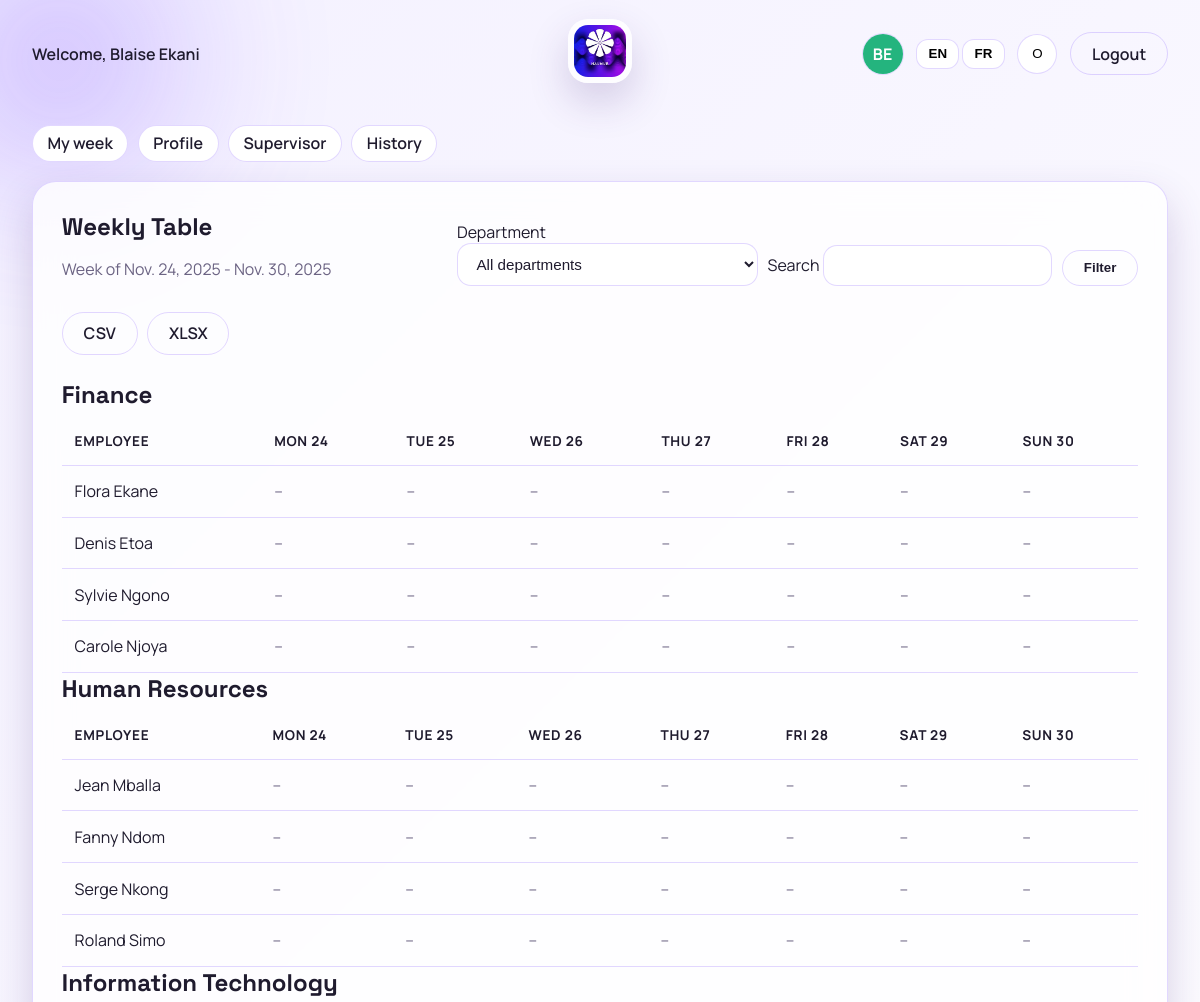
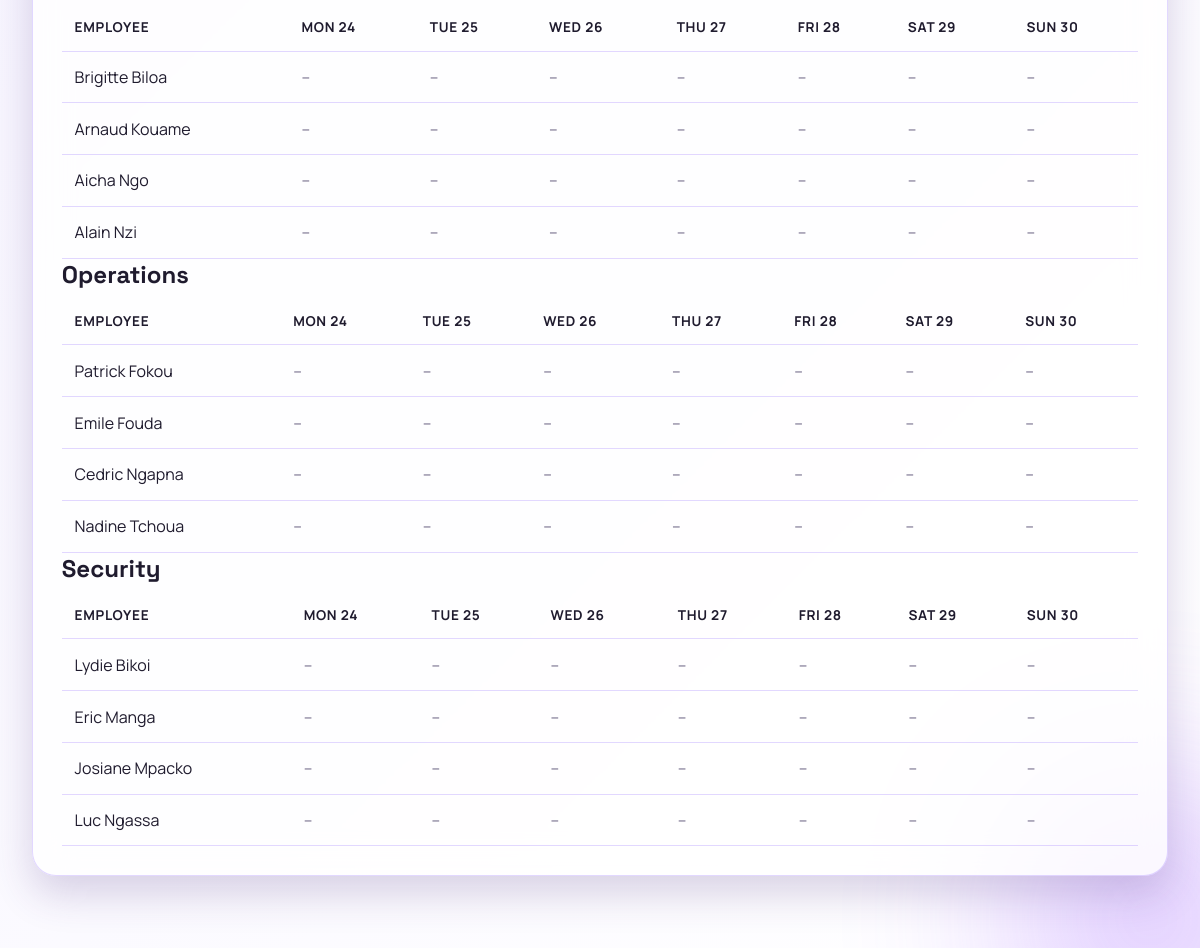
/history/week/2025-11-24/ (signed in), run on the app's committed database (2 pictures, top to bottom).
### attendance/models.py (models this page shows, shortened)
class User(AbstractUser):
    class Roles(models.TextChoices):
        ADMIN = "admin", _("Admin")
        SUPERVISOR = "supervisor", _("Supervisor")
        EMPLOYEE = "employee", _("Employee")
    role = models.CharField(
        max_length=20, choices=Roles.choices, default=Roles.EMPLOYEE
    )
    department = models.ForeignKey(
        Department, on_delete=models.SET_NULL, null=True, blank=True
    )
    is_intern = models.BooleanField(default=False)
    start_date = models.DateField(default=timezone.localdate)
    profile_image = models.ImageField(upload_to="profiles/", null=True, blank=True)
    @property
    def is_admin(self) -> bool:
        return self.is_superuser or self.role == self.Roles.ADMIN
    @property
    def is_supervisor(self) -> bool:
        return self.is_superuser or self.role == self.Roles.SUPERVISOR
    def initials(self) -> str:
        full_name = f"{self.first_name} {self.last_name}".strip()
        parts = [part for part in full_name.split() if part]
        if len(parts) >= 2:
            return f"{parts[0][0]}{parts[1][0]}".upper()
        if len(parts) == 1:
            return parts[0][:2].upper()
        return (self.username or "U")[:2].upper()
    def avatar_color(self) -> str:
        palette = [
            "#6F3CFF",
            "#9C5BFF",
            "#F05CFF",
            "#24B47E",
            "#FF7A59",
            "#1F8EFA",
            "#F2C94C",
            "#5E60CE",
        ]
        seed = f"{self.username}{self.first_name}{self.last_name}"
        total = sum(ord(char) for char in seed) if seed else 0
        return palette[total % len(palette)]

class Department(models.Model):
    code = models.CharField(max_length=10, unique=True)
    name = models.CharField(max_length=100)
    is_active = models.BooleanField(default=True)
    created_at = models.DateTimeField(auto_now_add=True)
    class Meta:
        ordering = ["name"]

### attendance/views.py (the view)
# urls.py: path("history/week/<str:week_start>/", views.history_week, name="history_week"),
@login_required
def history_week(request, week_start: str):
    user = request.user
    if not (user.is_admin or user.is_supervisor):
        return HttpResponseForbidden(_("Access denied."))
    week_start_date = parse_date(week_start)
    if not week_start_date:
        return HttpResponse(_("Invalid week start."), status=400)
    department_id = request.GET.get("department")
    search = request.GET.get("search")
    week_days, dept_tables = _build_week_matrix(
        week_start_date,
        department_id=department_id,
        search=search,
        include_inactive=True,
    )
    departments = Department.objects.all()
    context = {
        "week_start": week_start_date,
        "week_end": week_start_date + timedelta(days=6),
        "week_days": week_days,
        "dept_tables": dept_tables,
        "departments": departments,
        "search": search or "",
        "selected_department": department_id or "",
    }
    return render(request, "history_week.html", context)

### attendance/utils.py (called while the page is built)
def get_week_days(week_start: date) -> list[date]:
    return [week_start + timedelta(days=offset) for offset in range(7)]

def parse_date(value: Optional[str]) -> Optional[date]:
    if not value:
        return None
    try:
        return date.fromisoformat(value)
    except ValueError:
        return None

def get_client_ip(request) -> str:
    forwarded = request.META.get("HTTP_X_FORWARDED_FOR")
    if forwarded:
        return forwarded.split(",")[0].strip()
    return request.META.get("REMOTE_ADDR", "")

### templates/history_week.html (shortened to what this page needs)
{% extends "base.html" %}
{% load i18n %}
{% block content %}
  <section class="card">
    <div class="card-header">
      <div>
        <h1>{% trans "Weekly Table" %}</h1>
        <p class="muted">{% trans "Week of" %} {{ week_start }} - {{ week_end }}</p>
      </div>
      <form class="filter-form" method="get">
        <label>
          {% trans "Department" %}
          <select class="input" name="department">
            <option value="">{% trans "All departments" %}</option>
          </select>
        </label>
        <label>
          {% trans "Search" %}
          <input class="input" type="text" name="search" value="{{ search }}" />
        </label>
        <button class="btn btn-outline" type="submit">{% trans "Filter" %}</button>
      </form>
      <div class="header-actions">
        <a class="btn btn-outline" href="{% url 'history_export' week_start|date:'Y-m-d' 'csv' %}">CSV</a>
        <a class="btn btn-outline" href="{% url 'history_export' week_start|date:'Y-m-d' 'xlsx' %}">XLSX</a>
      </div>
    </div>
    {% for table in dept_tables %}
      <h2>{{ table.label }}</h2>
      <div class="table-wrap">
        <table class="data-table table-wide">
          <thead>
            <tr>
              <th>{% trans "Employee" %}</th>
              {% for day in week_days %}
                <th>{{ day|date:"D d" }}</th>
              {% endfor %}
            </tr>
          </thead>
          <tbody>
            {% for row in table.rows %}
              <tr>
                <td>{{ row.employee.get_full_name|default:row.employee.username }}</td>
                {% for cell in row.cells %}
                  <td>
                    {% if cell.arrival or cell.departure %}
                      <div class="day-cell">
                        <span class="time-range">
                          {% if cell.arrival %}{{ cell.arrival|time:"H:i" }}{% else %}--:--{% endif %}
                          -
                          {% if cell.departure %}{{ cell.departure|time:"H:i" }}{% else %}--:--{% endif %}
                        </span>
                        {% if cell.is_verified %}
                          <span class="badge success">{% trans "Verified" %}</span>
                        {% else %}
                          <span class="badge">{% trans "Pending" %}</span>
                        {% endif %}
                      </div>
                    {% else %}
                      <span class="row-muted">--</span>
                    {% endif %}
                  </td>
                {% endfor %}
              </tr>
            {% empty %}
              <tr>
                <td colspan="{{ week_days|length|add:1 }}" class="row-muted">{% trans "No employees found." %}</td>
              </tr>
            {% endfor %}
          </tbody>
        </table>
      </div>
    {% endfor %}
  </section>
{% endblock %}

### templates/base.html (shortened to what this page needs)
{% load static i18n %}
<!DOCTYPE html>
<html lang="{{ LANGUAGE_CODE }}" data-theme="light">
  <head>
    <link rel="stylesheet" href="{% static 'css/styles.css' %}" />
    <link
      rel="stylesheet"
      href="https://cdnjs.cloudflare.com/ajax/libs/font-awesome/6.5.1/css/all.min.css"
    />
  </head>
  <body>
    <div class="bg-orb orb-1"></div>
    <div class="bg-orb orb-2"></div>
    <header class="topbar">
      <div class="nav-left">
        {% if user.is_authenticated %}
          <div class="welcome">
            {% trans "Welcome" %}, {{ user.get_full_name|default:user.username }}
          </div>
        {% else %}
          <div class="welcome">{% trans "Welcome" %}</div>
        {% endif %}
      </div>
      <div class="nav-center">
        <img class="logo" src="{% static 'logo.jpg' %}" alt="Naumur logo" />
      </div>
      <div class="nav-right">
        {% if user.is_authenticated %}
          <a class="avatar-link" href="{% url 'profile' %}">
            {% if user.profile_image %}
              <img class="avatar-img" src="{{ user.profile_image.url }}" alt="{{ user.get_full_name|default:user.username }}" />
            {% else %}
              <span class="avatar-fallback" style="background: {{ user.avatar_color }};">
                {{ user.initials }}
              </span>
            {% endif %}
          </a>
        {% endif %}
        <form class="lang-switch" action="{% url 'set_language' %}" method="post">
          <button type="submit" name="language" value="en">EN</button>
          <button type="submit" name="language" value="fr">FR</button>
        </form>
        <button class="theme-toggle" type="button" data-theme-toggle>
          <span class="theme-icon" aria-hidden="true">O</span>
        </button>
        {% if user.is_authenticated %}
          <a class="btn btn-outline" href="{% url 'logout' %}">{% trans "Logout" %}</a>
        {% endif %}
      </div>
    </header>
    <main class="container">
      {% if user.is_authenticated %}
        <nav class="subnav">
          <a class="chip" href="{% url 'employee_week' %}">{% trans "My week" %}</a>
          <a class="chip" href="{% url 'profile' %}">{% trans "Profile" %}</a>
          {% if user.is_supervisor %}
            <a class="chip" href="{% url 'supervisor_verify' %}">{% trans "Supervisor" %}</a>
          {% endif %}
          {% if user.is_supervisor or user.is_admin %}
            <a class="chip" href="{% url 'history' %}">{% trans "History" %}</a>
          {% endif %}
        </nav>
      {% endif %}
      {% block content %}{% endblock %}
    </main>
  </body>
</html>

### static/css/styles.css (style rules this page uses)
:root { --bg: #f4f1ff; --bg-alt: #ffffff; --card: rgba(255, 255, 255, 0.8); --text: #1f1b2e; --muted: #6b6383; --accent: #6f3cff; --accent-2: #9c5bff; --border: rgba(111, 60, 255, 0.2); --shadow: 0 18px 40px rgba(68, 41, 124, 0.2); --success: #24b47e; }
* { box-sizing: border-box; }
body { margin: 0; font-family: "Manrope", sans-serif; color: var(--text); background: linear-gradient(135deg, var(--bg), var(--bg-alt)); min-height: 100vh; overflow-x: hidden; }
h1, h2, h3 { font-family: "Space Grotesk", sans-serif; margin: 0 0 0.5rem; }
.bg-orb { position: fixed; border-radius: 50%; filter: blur(80px); opacity: 0.45; z-index: -1; }
.orb-1 { width: 360px; height: 360px; background: radial-gradient(circle, var(--accent), transparent 65%); top: -120px; left: -120px; }
.orb-2 { width: 420px; height: 420px; background: radial-gradient(circle, var(--accent-2), transparent 70%); bottom: -180px; right: -160px; }
.topbar { display: grid; grid-template-columns: 1fr auto 1fr; align-items: center; padding: 1.2rem 2rem 0.8rem; }
.nav-left, .nav-right { display: flex; align-items: center; gap: 0.8rem; }
.nav-right { justify-content: flex-end; }
.avatar-link { display: inline-flex; align-items: center; justify-content: center; width: 42px; height: 42px; border-radius: 50%; background: var(--bg-alt); border: 1px solid var(--border); text-decoration: none; }
.avatar-fallback { width: 100%; height: 100%; border-radius: 50%; display: inline-flex; align-items: center; justify-content: center; color: #fff; font-weight: 700; }
.welcome { font-weight: 600; }
.logo { width: 64px; height: 64px; border-radius: 20px; padding: 6px; background: var(--card); box-shadow: var(--shadow); }
.container { max-width: 1200px; margin: 0 auto; padding: 1.5rem 2rem 3rem; animation: fadeUp 0.7s ease; }
.subnav { display: flex; flex-wrap: wrap; gap: 0.6rem; margin-bottom: 1.2rem; }
.chip { display: inline-flex; padding: 0.4rem 0.9rem; border-radius: 999px; border: 1px solid var(--border); text-decoration: none; color: var(--text); background: var(--bg-alt); font-weight: 600; }
.card { background: var(--card); border: 1px solid var(--border); border-radius: 24px; padding: 1.8rem; margin-bottom: 1.5rem; box-shadow: var(--shadow); backdrop-filter: blur(18px); }
.card-header { display: flex; flex-wrap: wrap; align-items: center; justify-content: space-between; gap: 1rem; margin-bottom: 1.5rem; }
.header-actions { display: flex; gap: 0.6rem; flex-wrap: wrap; }
.muted { color: var(--muted); }
.input, input[type="date"], input[type="time"] { padding: 0.7rem 0.9rem; border-radius: 14px; border: 1px solid var(--border); background: var(--bg-alt); color: var(--text); font-size: 0.95rem; }
select.input, textarea.input, input[type="file"].input { width: 100%; }
.btn { display: inline-flex; align-items: center; gap: 0.4rem; padding: 0.6rem 1.3rem; border-radius: 999px; border: 1px solid var(--border); text-decoration: none; font-weight: 600; cursor: pointer; transition: transform 0.2s ease, box-shadow 0.2s ease; }
.btn-outline { background: transparent; color: var(--text); }
.theme-toggle { width: 40px; height: 40px; border-radius: 50%; border: 1px solid var(--border); background: var(--bg-alt); cursor: pointer; }
.lang-switch button { border: 1px solid var(--border); background: var(--bg-alt); padding: 0.4rem 0.7rem; border-radius: 12px; cursor: pointer; font-weight: 600; }
.data-table { width: 100%; border-collapse: collapse; }
.data-table th, .data-table td { padding: 0.9rem 0.8rem; text-align: left; border-bottom: 1px solid var(--border); }
.data-table th { font-size: 0.85rem; text-transform: uppercase; letter-spacing: 0.05em; }
.row-muted { color: var(--muted); }
.table-wrap { overflow-x: auto; }
.table-wide th, .table-wide td { white-space: nowrap; }
.filter-form { display: flex; flex-wrap: wrap; gap: 0.6rem; align-items: flex-end; }

### data on the page
User: get_full_name "Blaise Ekani", initials "BE"
Department: label "Finance", week_days "MON 24" "TUE 25" "WED 26" "THU 27" "FRI 28" "SAT 29" "SUN 30"
User: employee.get_full_name "Flora Ekane"
User: employee.get_full_name "Denis Etoa"
User: employee.get_full_name "Sylvie Ngono"
User: employee.get_full_name "Carole Njoya"
Department: label "Human Resources", week_days "MON 24" "TUE 25" "WED 26" "THU 27" "FRI 28" "SAT 29" "SUN 30"
User: employee.get_full_name "Jean Mballa"
User: employee.get_full_name "Fanny Ndom"
User: employee.get_full_name "Serge Nkong"
User: employee.get_full_name "Roland Simo"
Department: label "Information Technology", week_days "MON 24" "TUE 25" "WED 26" "THU 27" "FRI 28" "SAT 29" "SUN 30"
User: employee.get_full_name "Brigitte Biloa"
User: employee.get_full_name "Arnaud Kouame"
User: employee.get_full_name "Aicha Ngo"
User: employee.get_full_name "Alain Nzi"
Department: label "Operations", week_days "MON 24" "TUE 25" "WED 26" "THU 27" "FRI 28" "SAT 29" "SUN 30"
User: employee.get_full_name "Patrick Fokou"
User: employee.get_full_name "Emile Fouda"
User: employee.get_full_name "Cedric Ngapna"
User: employee.get_full_name "Nadine Tchoua"
Department: label "Security", week_days "MON 24" "TUE 25" "WED 26" "THU 27" "FRI 28" "SAT 29" "SUN 30"
User: employee.get_full_name "Lydie Bikoi"
User: employee.get_full_name "Eric Manga"
User: employee.get_full_name "Josiane Mpacko"
User: employee.get_full_name "Luc Ngassa"

### other printed values
{{ week_start }} "Nov. 24, 2025"
{{ week_end }} "Nov. 30, 2025"
